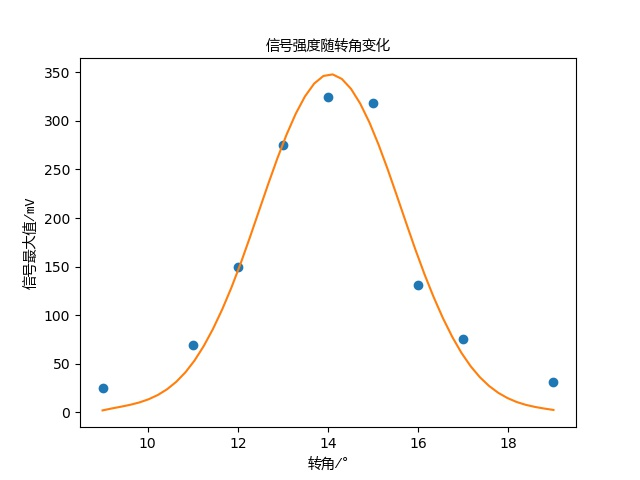

Here is the Python script that generated this plot:
import os
import math
import csv

import numpy as np
from scipy import signal
from scipy.interpolate import spline
from scipy.optimize import curve_fit
from scipy.optimize import leastsq
import matplotlib.pyplot as plt
import matplotlib

t = []
s = []
r = []
dfont = matplotlib.font_manager.FontProperties(fname='C:/Windows/Fonts/YaHei Consolas Hybrid.ttf')

root = 'lab/data/171128/plate2/100Vpp10p50mm20mm40mmX'
for i in os.listdir(root):
    r.append(int(i.split('.')[0]))
    with open(os.path.join(root, i)) as csvfile:
        reader = csv.reader(csvfile)
        rows = [row for row in reader]
    rows = np.array(rows[2:])[:,:3].astype('float64')
    t.append(0.5*rows[:,0])
    s.append(1000*rows[:,2])

v = []
for (i, k) in zip(t, s):
    v.append(max(k))

def func(p, x):
    a, b, c = p
    return a*np.exp(-((x-b)/c)**2)

def error(p, x, y):
    return (func(p, x)-y)**2

p0 = [210, 14, 4]
para = leastsq(error, p0, args=(r, v))
vs = func(para[0], r)

rn = np.linspace(min(r), max(r), 50)
vn = spline(r, vs, rn)

plt.plot(r, v, 'o')
plt.plot(rn, vn)
plt.title('信号强度随转角变化', fontproperties=dfont)
plt.xlabel('转角/°', fontproperties=dfont)
plt.ylabel('信号最大值/mV', fontproperties=dfont)
plt.show()

#b, a = signal.butter(3, 0.2, 'low')
#sf = signal.filtfilt(b, a, data[:,2])
